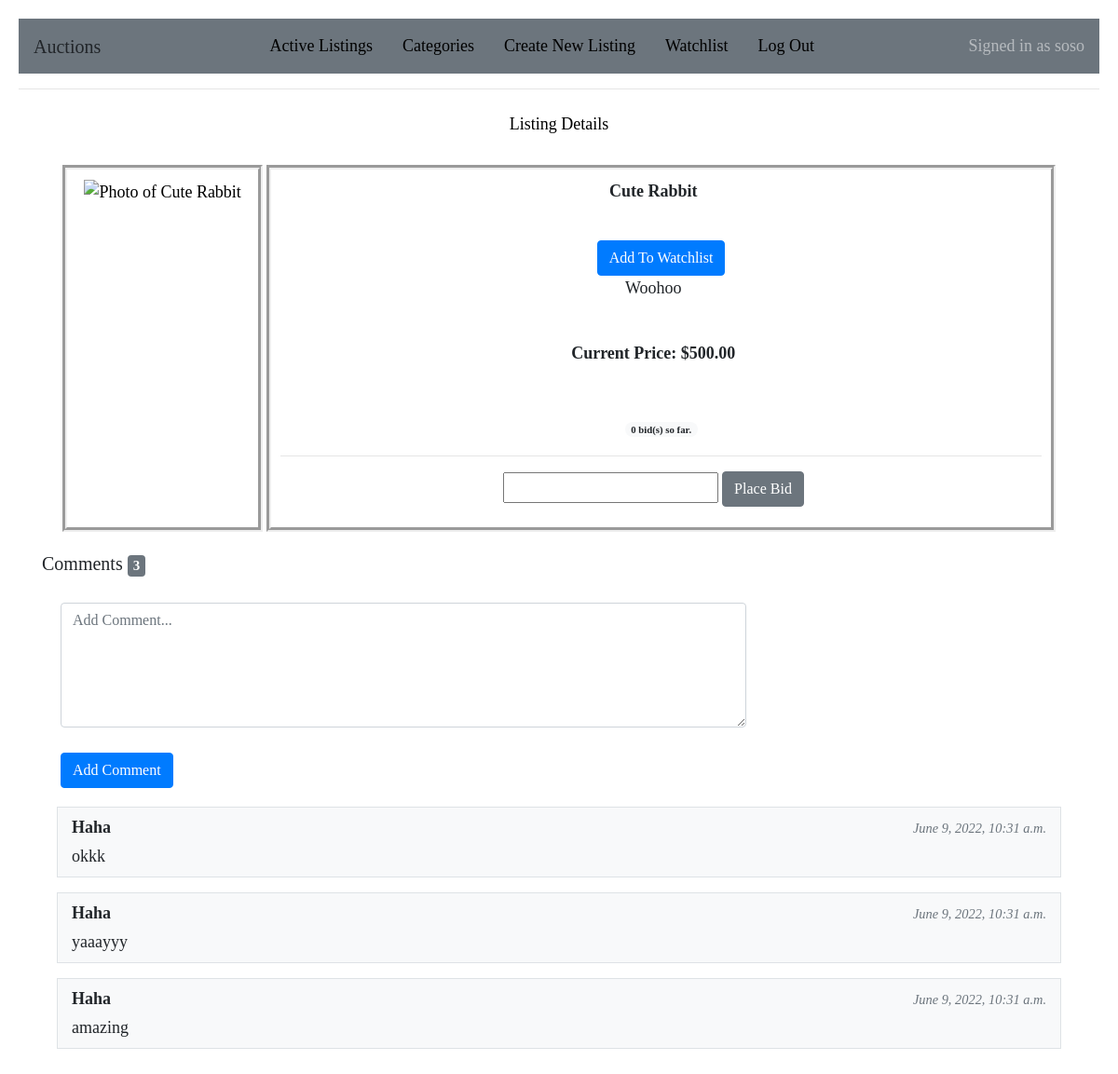
The page /1 (signed in) on the database as committed earlier.
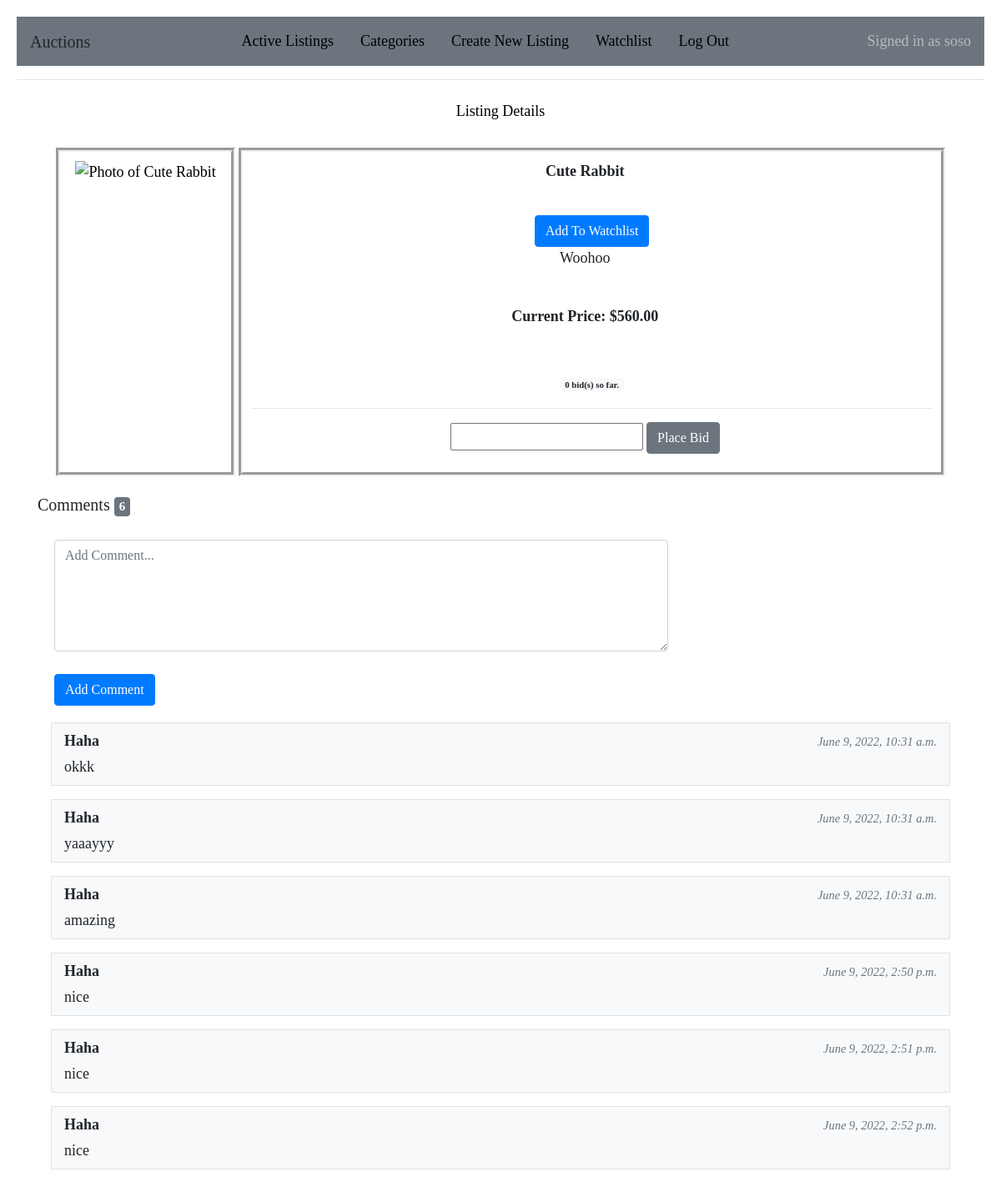
The same page on the database as committed later.
### auctions/models.py (models this page shows, shortened)
class User(AbstractUser):
    pass

class Listing(models.Model):
    title = models.CharField(max_length=100)
    description = models.CharField(max_length=1000)
    bid = models.DecimalField(max_digits=10, decimal_places=2)
    image = models.URLField(max_length=1000, blank=True, null=True)
    category = models.ForeignKey(Categories, on_delete=models.CASCADE, blank=True, null=True)
    watchlist = models.ManyToManyField(User, blank=True, related_name="watchlist")

class Comment(models.Model):
    comment = models.CharField(max_length=5000)
    listing = models.ForeignKey(Listing, on_delete=models.CASCADE, related_name="comments")
    user = models.ForeignKey(User, on_delete=models.CASCADE, related_name="comments")
    time = models.DateTimeField(auto_now_add=True)

### auctions/views.py (the view)
# urls.py: path("<int:listing_id>", views.listing, name="listing"),
@login_required()
def listing(request, listing_id):
    listing = Listing.objects.get(pk=listing_id)
    comments = listing.comments.all()
    total_comments = comments.count()
    bids = listing.listings.all()
    total_bids = bids.count()
    user = request.user
    if listing in user.watchlist.all():
         in_watchlist = True
    else:
        in_watchlist = False
    return render(request, "auctions/listing.html",{
        "listing": listing,
        "comment_form": NewCommentForm(),
        "in_watchlist": in_watchlist,
        "total_comments":  total_comments,
        "total_bids": total_bids
    })

### auctions/views.py
class NewCommentForm(forms.Form):
    comment = forms.CharField(label='',widget=forms.Textarea(attrs={
      "placeholder": "Add Comment...",
      "class": "form-control col-md-8 col-lg-12",
      "rows": 5,
      }))

### auctions/templates/auctions/listing.html (shortened to what this page needs)
{% extends "auctions/layout.html" %}
{% block body %}
    <ul class="nav justify-content-center">
        <li class="nav-item">
          <a class="nav-link" href="#">Listing Details</a>
        </li>
      </ul>
      <div class="container">
        <div id="grid">
            <div class="grid_item">
                <a href="default.asp"><img src="{{ listing.image }}" alt="Photo of {{ listing.title }}" style="width:300px;height:300px;"></a>
            </div>
            <div class="grid_item">
                <div style="width:800px; height:50px; margin:0"  class="font-weight-bold">
                    {{ listing.title }}
                </div>
                {% if in_watchlist %}
                <form action="{% url 'watchlist_remove' listing.id %}" method="post">
                    {% csrf_token %}
                    <div class="form-group">
                        <input type="hidden" name="user" value="{{user.id}}">
                    </div>
                    <input class="btn btn-primary" type="submit" value="Remove from Watchlist">
                </form>
            {% else %}
                <form action="{% url 'watchlist_add' listing.id %}" method="post">
                    <input class="btn btn-primary" type="submit" value="Add To Watchlist">
                </form>
            {% endif %}
                <div style="width:800px; height:50px; margin:0 ">
                    {{ listing.description }}
                </div>
                <div style="width:800px; height:80px; margin-top:20px;">
                    <p class="font-weight-bold">Current Price: ${{ listing.bid }} </p>
                </div>
                <small class="mt-0"><span class="badge badge-pill badge-light">{{ total_bids }} bid(s) so far.</span></small>
                <hr>
                <div style="width:800px; height:50px;">
                    <form action="{% url 'place_bid' listing.id %}" method="post">
                        <input type="number" name="bid">
                        <input type="submit" value="Place Bid" class="btn btn-secondary">
                    </form>
                </div>
            </div>
        </div>
      </div>
      {% if user.is_authenticated %}
        <div class="container">
            <h5>Comments <span class="badge badge-secondary">{{ total_comments }}</span></h5>
            <div id="grid">
                    <form action="{% url 'comment' listing.id %}" method="post">
                        {{ comment_form }}
                        <br>
                    <input type="submit" value="Add Comment" class="btn btn-primary">
                    </form>
            </div>
        </div>
        <div class="container">
            {% for comment in listing.comments.all %}
                <div class="row border bg-light py-2 mx-0 mx-md-3 mb-3">
                    <div class="col-6">
                        <strong>{{ comment.user }}</strong>
                    </div>
                    <div class="col-6 text-right text-muted">
                        <small><em>{{ comment.time }}</em></small>
                    </div>
                    <div class="col-xl-12 pt-1">
                        {{ comment.comment }}
                    </div>
                </div>
            {% endfor %}
        </div>
      {% endif %}
{% endblock %}

### auctions/templates/auctions/layout.html (shortened to what this page needs)
{% load static %}
<!DOCTYPE html>
<html lang="en">
    <head>
        <link rel="stylesheet" href="https://cdn.jsdelivr.net/npm/bootstrap@4.3.1/dist/css/bootstrap.min.css">
        <link rel="stylesheet" href="https://stackpath.bootstrapcdn.com/bootstrap/4.4.1/css/bootstrap.min.css">
        <link href="{% static 'auctions/styles.css' %}" rel="stylesheet">
        <link rel="stylesheet" href="https://stackpath.bootstrapcdn.com/bootstrap/4.1.3/css/bootstrap.min.css">
    </head>
    <body>
        <nav class="navbar navbar-dark bg-secondary">
            <a class="navbar-brand">Auctions</a>
            <ul class="nav ">
                <li class="nav-item">
                    <a class="nav-link" href="{% url 'index' %}">Active Listings</a>
                </li>
                <li class="nav-item">
                    <a class="nav-link" href="{% url 'categories' %}">Categories</a>
                </li>
                {% if user.is_authenticated %}
                    <li class="nav-item">
                        <a class="nav-link" href="{% url 'new_listing' %}">Create New Listing</a>
                    </li>
                    <li class="nav-item">
                        <a class="nav-link" href="{% url 'watchlist' %}">Watchlist</a>
                    </li>
                    <li class="nav-item">
                        <a class="nav-link" href="{% url 'logout' %}">Log Out</a>
                    </li>
                {% endif %}
            </ul>
            {% if user.is_authenticated %}
                <span class="navbar-text">
                    Signed in as {{ user.username }}
                </span>
            {% else %}
                <span class="navbar-text">
                    Not signed in.
                </span>
            {% endif %}
          </nav>
        <hr>
        {% block body %}
        {% endblock %}
    </body>
</html>

### auctions/static/auctions/styles.css (style rules this page uses)
body { padding: 20px; }
a:link { text-decoration: none; color: black; }

### auctions/templates/auctions/layout.html (style rules this page uses)
a:link { text-decoration: none; color: black; }
.grid_item { background-color: white; padding: 10px; margin: 2px; text-align: center; border-style: groove; border-width: 5px; }
#grid { background-color: white; display: grid; padding: 20px; grid-column-gap: 0px; grid-row-gap: 10px; grid-template-columns: auto auto; }
body { font-family: 'Times New Roman', serif; font-size: large; }

Rows that differ between the two databases and show on the page:
changed Listing "Cute Rabbit": bid "500.00" → "560.00"
added Comment: user "Haha", time "June 9, 2022, 2:50 p.m.", comment "nice"
added Comment: user "Haha", time "June 9, 2022, 2:51 p.m.", comment "nice"
added Comment: user "Haha", time "June 9, 2022, 2:52 p.m.", comment "nice"
Other text that changed with them:
{{ total_comments }}: "3" → "6"
